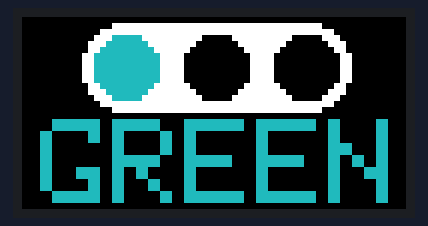
Bench run of a sketch on a simulated Arduino Uno, built with avr-gcc and run on an emulated ATmega328P. Parts: 64×32 colour display.

Above: at 0.3 s.
At 0.9 s:
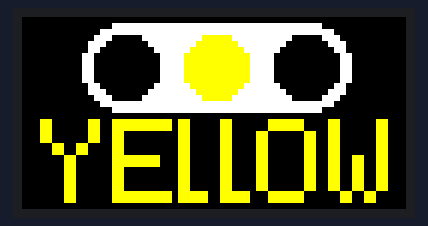
At 1.5 s:
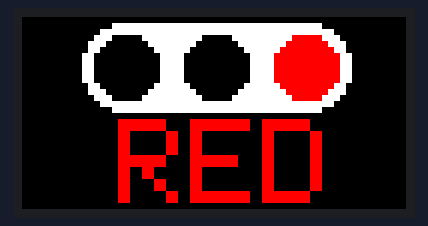

Measured:
- by itself, everything shown: repeats every 1.8 s, in 3 steps
- what the display in image 0 shows lasts 0.6 s, from 0.2 s to 0.8 s

The sketch:

signal.ino
```cpp
#include <RGBmatrixPanel.h>
#define CLK 11
#define OE   9
#define LAT 10
#define A   A0
#define B   A1
#define C   A2
#define D   A3

int cx;
int lx;
int color;

RGBmatrixPanel matrix(A, B, C, D, CLK, LAT, OE, false, 64);

void setup() {
  matrix.begin();
  drawSingalBase();
  matrix.setTextWrap(false);
  matrix.setTextSize(2);
}

void loop() {
  for (;;) {
    drawSingal("GREEN");
    delay(500);
    drawSingal("YELLOW");
    delay(500);
    drawSingal("RED");
    delay(500);
  }
}

void drawSingalBase() {
  matrix.fillScreen(matrix.Color333(0, 0, 0));
  matrix.fillCircle(17, 8, 7, matrix.Color333(7, 7, 7));
  matrix.fillCircle(47, 8, 7, matrix.Color333(7, 7, 7));
  matrix.fillRect(17, 1, 30, 15, matrix.Color333(7, 7, 7));

  matrix.fillCircle(17, 8, 5, matrix.Color333(0, 0, 0));
  matrix.fillCircle(32, 8, 5, matrix.Color333(0, 0, 0));
  matrix.fillCircle(47, 8, 5, matrix.Color333(0, 0, 0));
}

void drawSingal(String signal) {
  matrix.fillCircle(17, 8, 5, matrix.Color333(0, 0, 0));
  matrix.fillCircle(32, 8, 5, matrix.Color333(0, 0, 0));
  matrix.fillCircle(47, 8, 5, matrix.Color333(0, 0, 0));
  matrix.fillRect(0, 17, 64, 16, matrix.Color333(0, 0, 0));

  if (signal=="GREEN") {
    color = matrix.Color333(1, 5, 5);
    cx = 17;
    lx = 3;
  } else if (signal=="YELLOW") {
    color = matrix.Color333(7, 7, 0);
    cx = 32;
    lx = 3;
    signal = "YE OW";
    matrix.drawLine(26, 17, 26, 30, matrix.Color333(7, 7, 0));
    matrix.drawLine(27, 17, 27, 30, matrix.Color333(7, 7, 0));
    matrix.drawLine(26, 29, 30, 29, matrix.Color333(7, 7, 0));
    matrix.drawLine(26, 30, 30, 30, matrix.Color333(7, 7, 0));
    matrix.drawLine(33, 17, 33, 30, matrix.Color333(7, 7, 0));
    matrix.drawLine(34, 17, 34, 30, matrix.Color333(7, 7, 0));
    matrix.drawLine(33, 29, 37, 29, matrix.Color333(7, 7, 0));
    matrix.drawLine(33, 30, 37, 30, matrix.Color333(7, 7, 0));
  } else if (signal=="RED") {
    color = matrix.Color333(7, 0, 0);
    cx = 47;
    lx = 16;
  }
  matrix.fillCircle(cx, 8, 5, color);
  matrix.setCursor(lx, 17);
  matrix.setTextColor(color);
  matrix.println(signal);
}
```
